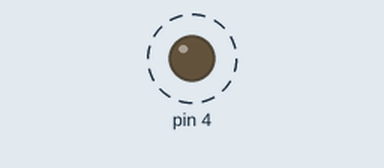
This sketch was run on a simulated Arduino Uno, built with avr-gcc and run on an emulated ATmega328P. Parts: output pins drawn as LEDs (lit = HIGH). Dashed ring = blinking.

Above: at 0.5 s.
Timing chart, 0 to 4.6 s (numbered marks = the images above):
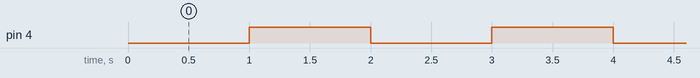

Measured:
- by itself, pin 4: alternates HIGH for 1.0 s and LOW for 1.0 s

The sketch:

Lab3.ino
```cpp
void setup() {
  pinMode(4,OUTPUT);
  digitalWrite(4,LOW);
}

void loop() {
  digitalWrite(4,LOW);
  delay(1000);
  digitalWrite(4,HIGH);
  delay(1000);
}
```
